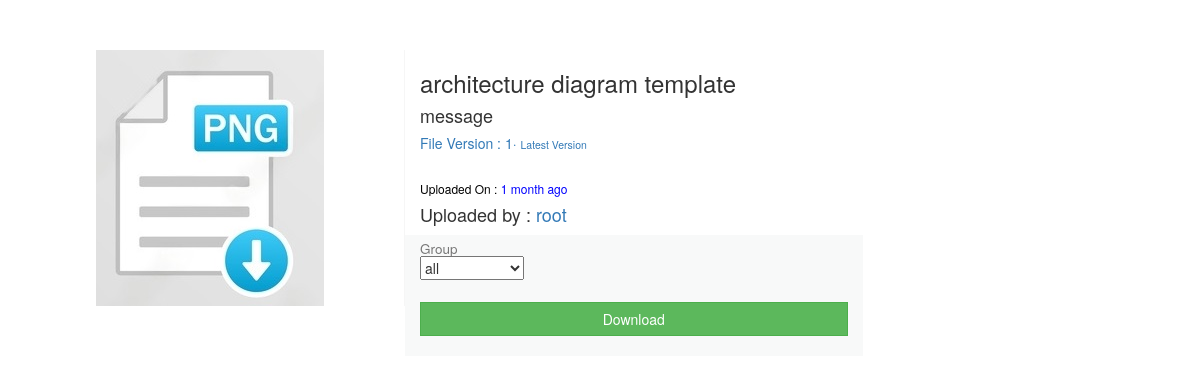
/index/edit_file/3/file (signed in), run on the app's committed database.
### System/models.py (models this page shows, shortened)
class Files(models.Model):
    groupchoices = models.TextChoices('groupchoices', 'management all accounting sales tech')
    name = models.CharField(max_length=100)
    org_name = models.CharField(max_length=100, blank=True, null=True)
    extension = models.CharField(max_length=10, blank=True, null=True)
    file = models.FileField(upload_to='files/')
    group = models.CharField(max_length=100,
                             default='all',
                             choices=groupchoices.choices)
    uploaded_by = models.ForeignKey(User, on_delete=models.SET_NULL, null=True, blank=True)
    version = models.IntegerField(default='1')
    active = models.BooleanField(default=True)
    created_at = models.DateTimeField(auto_now_add=True)
    new_version = models.BooleanField(default=False)
    file_content = models.TextField(blank=True, null=True)
    @property
    def fileURL(self):
        try:
            url = self.file.url
        except:
            url = None
        return url

### System/views.py (the view, shortened to what this page needs)
# urls.py: path("edit_file/<str:pk>/<str:type>", views.edit_file, name="edit_file"),
@login_required(login_url='login')
def edit_file(request,pk,type):
    if not check_user_status(request):
        messages.error(request, 'Your account is not active. Please contact admin to activate your account.')
        return redirect('logout')
    if type == "file":
        data = Files.objects.get(pk=pk)
        select = data.group
        if data.new_version == False:
            version_info = "Latest Version"
            new_ver = False
        else:
            version_info = f'{data.version}'
            new_ver = Version_control.objects.filter(org_name=data.org_name).order_by('-id')[0]
        type = "file"
    context = {'data':data,'type':type,'version_info':version_info,'new_ver':new_ver,'select':select}
    return render(request,'dms/edit_file.html',context)

### System/utils.py (called while the page is built)
def check_user_status(request):
    user = UserInfo.objects.get(user=request.user)
    if user.active == True:
        return True
    else:
        return False

### template/dms/edit_file.html (shortened to what this page needs)
{%load static%}
<!DOCTYPE html>
<html>
    <head>
        <link href="//maxcdn.bootstrapcdn.com/bootstrap/3.3.0/css/bootstrap.min.css" rel="stylesheet" id="bootstrap-css">
    </head>
    <body>
        <div class="container" >
        	<div class="row">
                {%if data%}
               <div class="col-xs-4 item-photo">
                {%if data.extension == 'pdf'%}
                   <a href="{{data.fileURL}}"> <img style="max-width:100%;" src="{%static 'images/pdf.jpg' %}" /></a>
                {%elif data.extension == 'doc' or data.extension == 'docx'%}
                <a href="{{data.fileURL}}"> <img style="max-width:100%;" src="{%static 'images/doc.jpg' %}" /></a>
                {%elif data.extension == 'xls' or data.extension == 'xlsx'%}
                <a href="{{data.fileURL}}"> <img style="max-width:100%;" src="{%static 'images/xls.jpg' %}" /> </a>
                {%elif data.extension == 'ppt' or data.extension == 'pptx'%}
                <a href="{{data.fileURL}}"> <img style="max-width:100%;" src="{%static 'images/ppt.jpg' %}" /></a>
                {%elif data.extension == 'txt'%}
                <a href="{{data.fileURL}}"> <img style="max-width:100%;" src="{%static 'images/txt.jpg' %}" /></a>
                {%elif data.extension == 'png'%}
                <a href="{{data.fileURL}}"> <img style="max-width:100%;" src="{%static 'images/png.jpg' %}" />  </a>
                {%elif data.extension == 'jpg' or data.extension == 'jpeg'%}
                <a href="{{data.fileURL}}"> <img style="max-width:100%;" src="{%static 'images/jpg.jpg' %}" /></a>
                {%endif%}
                </div>
                <div class="col-xs-5" style="border:0px solid gray">
                    <h3>{{data.org_name}}</h3>
                    <h4>message</h4>
                    <h5 style="color:#337ab7">File Version : {{version_info}}·
                    {% if new_ver != False%}
                        <small style="color:#337ab7">
                        <a href="{% url 'edit_file' pk=new_ver.pk type='version' %}">Latest Version</a>
                    </small>
                    {%endif%}
                </h5>
                    <h6 class="title-price" >Uploaded On : <span style="color:blue">{{data.created_at | timesince}} ago</span></h6>
                    <h4>Uploaded by : <a href="#"> {{data.uploaded_by}}</a></h3>
                    <div class="section" style="padding-bottom:20px;">
                        <h4 class="title-attr"><small>Group</small></h6>
                        <div>
                            <form action="{% url 'change_group' pk=data.id type=type %}" method="post">
                              <select name="myselect" id="myselect" onchange="this.form.submit()">
                                <option value="all" {%if select == 'all' %}selected{%endif%}>all</option>
                              </select>
                              </form>
                        </div>
                    </div>
                    <div class="section" style="padding-bottom:20px;">
                    <a href="{% url 'download' pk=data.id type=type %}" download="{{data.org_name}}.{{data.extension}}"><button class="btn btn-success"> Download</button></a>
                    </div>
                </div>
                {%else%}
                NO DATA TO SHOW! PLEASE SELECT A FILE TO EDIT
                {%endif%}
            </div>
        </div>
    </body>
</html>

### template/dms/edit_file.html (style rules this page uses)
.container { margin-top: 50px; }
.item-photo { display:flex;justify-content:center;align-items:center;border-right:1px solid #f6f6f6; }
.btn-success { width:100%;border-radius:0; }
.section { width:100%;margin-left:-15px;padding:2px;padding-left:15px;padding-right:15px;background:#f8f9f9 }
.title-price { margin-top:30px;margin-bottom:0;color:black }
.title-attr { margin-top:0;margin-bottom:0;color:black; }
div.section > div { width:100%;display:inline-flex; }

### data on the page
Files: org_name "architecture diagram template", created_at "1 month", uploaded_by "root", myselect "all"

### other printed values
{{ version_info }} "1"
